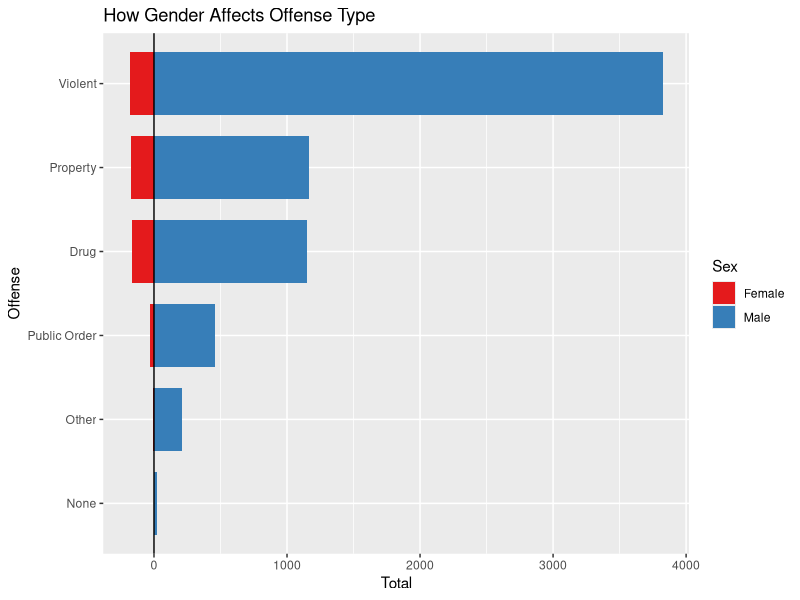
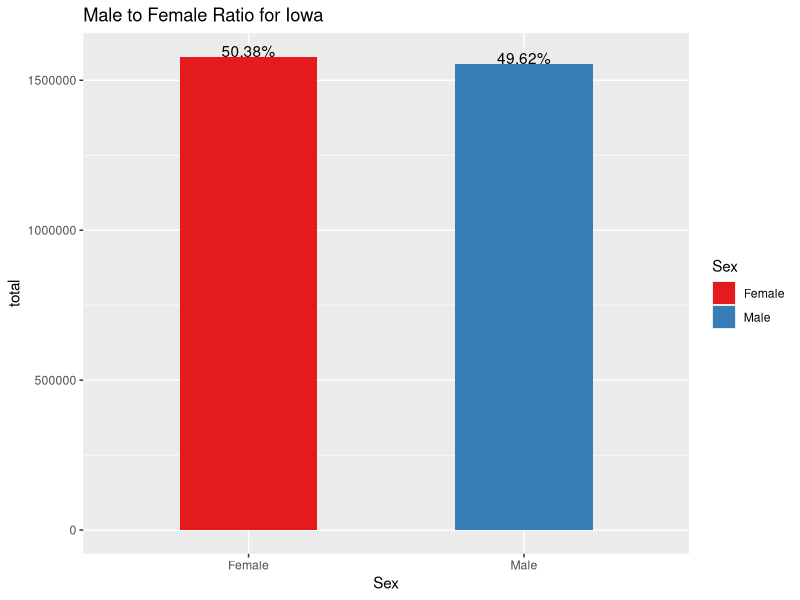
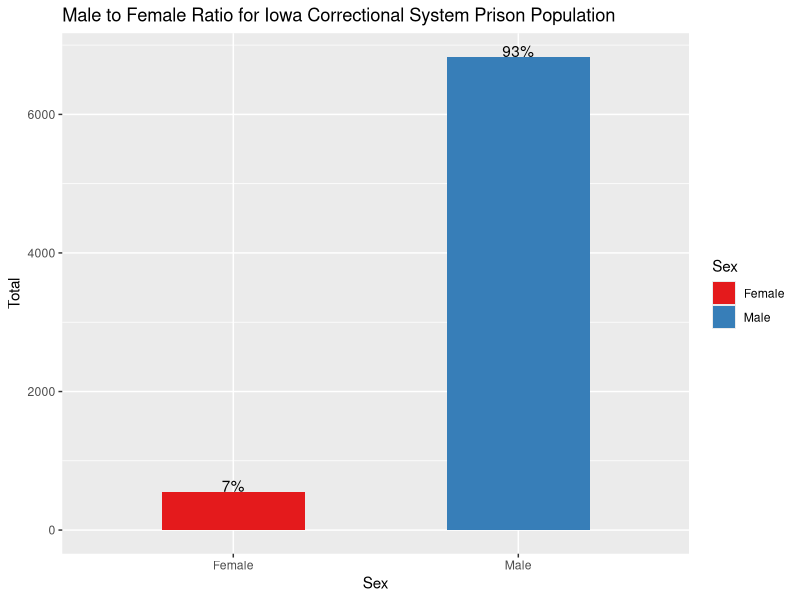

Here is the R script that generated these plots, in order:
## ---- chunk 1
knitr::opts_chunk$set(echo = TRUE)
library(lubridate)
library(tidyverse)
library(scales)
## ---- chunk 2
data <- readr::read_csv('Current_Iowa_Correctional_System_Prison_Population.csv')
data$`Prison Start Date` <- mdy(data$`Prison Start Date`)
data$`Report Date` <- mdy(data$`Report Date`)
## ---- chunk 3
offenses <- data%>%
  group_by(`Offense Type`, Sex)%>%
  summarise(Total = n(), .groups = 'drop')

offenses

offenses <- offenses %>%
  mutate(Total = ifelse(Sex == "Male",Total,-1*Total))
breaks_values <- pretty(offenses$Total)
ggplot(data = offenses, aes(x=reorder(`Offense Type`, Total), y = Total, fill=Sex))+
  geom_bar(stat = "identity", width = 0.75)+
  coord_flip()+
  scale_y_continuous(breaks = breaks_values, labels = abs(breaks_values))+ 
  scale_fill_brewer(palette = "Set1")+
  geom_hline(yintercept = 0)+
  ggtitle("How Gender Affects Offense Type")+
  xlab("Offense")
## ---- chunk 4
gender <- readr::read_csv('IowaData.csv', col_names = TRUE)
gender <- gender%>%
  rename(Male = S0101_C03_001E, Female = S0101_C05_001E)%>%
  select(Male, Female)
keep = c(FALSE, TRUE)
gender <- gender[keep,]
gender$Male <- as.numeric(gender$Male)
gender$Female <- as.numeric(gender$Female)
gender <- gender %>%
  pivot_longer(cols = c(Male, Female), names_to = "Sex", values_to = "total")%>%
  mutate(Percent = label_percent()(total/sum(total)))
  
sex <- data%>%group_by(Sex)%>%
  summarise(Total=n(), .groups = 'drop')%>%
  mutate(Percent = label_percent()(Total/sum(Total)))

ggplot(gender, aes(x=Sex, y=total, fill=Sex))+
  geom_bar(stat='identity', width = .5)+ 
  scale_fill_brewer(palette = "Set1")+
  ggtitle("Male to Female Ratio for Iowa")+
  geom_text(aes(label=Percent), vjust=0)

ggplot(sex, aes(x=Sex, y=Total, fill=Sex))+
  geom_bar(stat='identity', width = .5)+ 
  scale_fill_brewer(palette = "Set1")+
  ggtitle("Male to Female Ratio for Iowa Correctional System Prison Population")+
  geom_text(aes(label=Percent), vjust=0)
